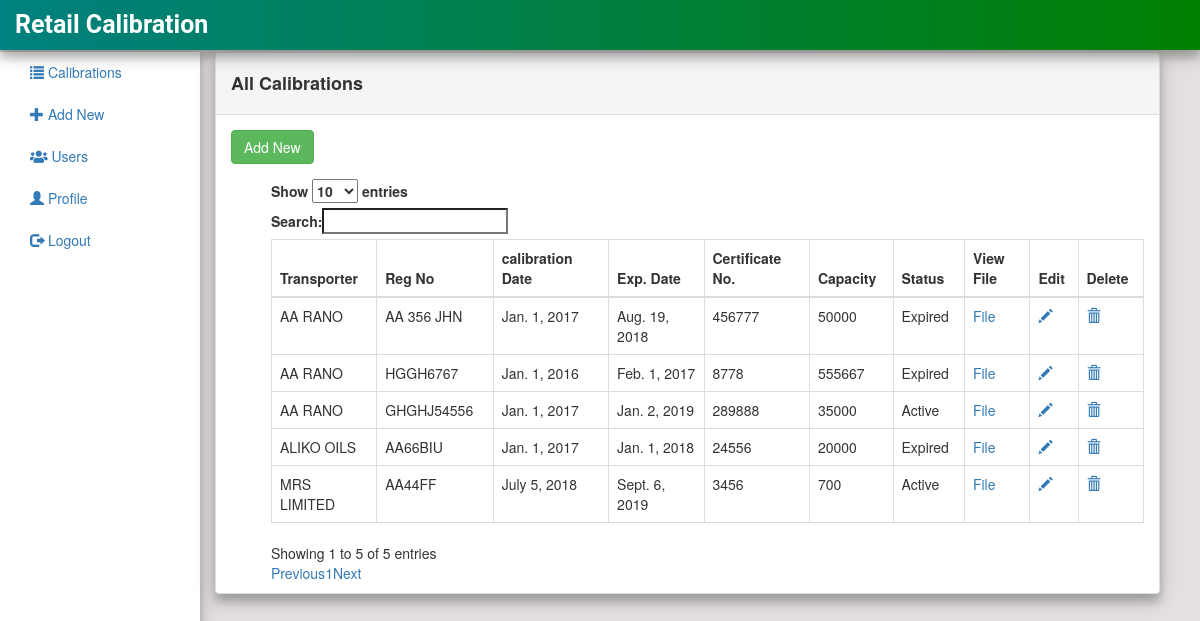
The app's page / (signed in), older data.
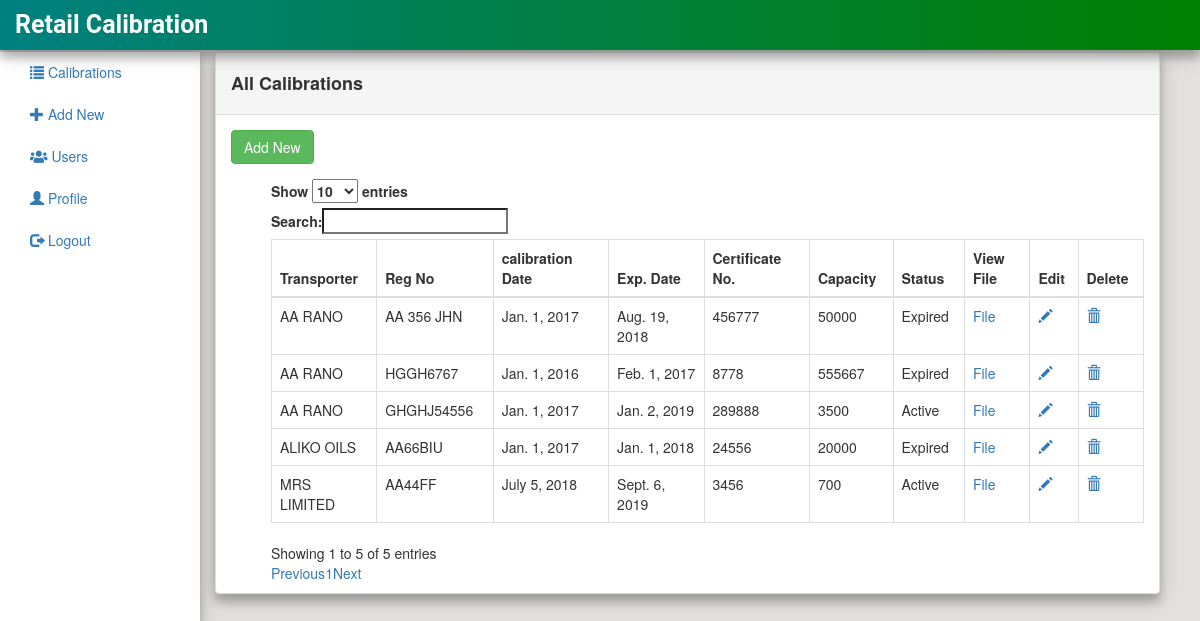
The same page, newer data.
### calibrate/models.py (models this page shows, shortened)
class Calibration(models.Model):
    first_name = models.CharField(max_length=200)
    last_name = models.CharField(max_length=200)
    GENDER_CHOICES = (
        ('M', 'MALE'),
        ('F', 'FEMALE')
    )
    gender = models.CharField(max_length = 1, choices =GENDER_CHOICES)
    STATE_CHOICE = (
        ('ABIA', 'ABIA'),
        ('ADAMAWA', 'ADAMAWA'),
        ('AKWA IBOM', 'AKWA IBOM'),
        ('KANO', 'KANO')
    )
    state = models.CharField(max_length = 20, choices = STATE_CHOICE)
    phone = models.IntegerField(blank=True, null=True)
    email = models.EmailField(max_length=200)
    tyre_make = models.CharField(max_length=200)
    tyre_guage = models.IntegerField(blank=True, null=True)
    VALVE_POSITION_CHOICES = (
        ('OPEN', 'OPEN'),
        ('CLOSE', 'CLOSE'),
        ('NONE', 'NONE')
    )
    valve_position = models.CharField(max_length =20, choices = VALVE_POSITION_CHOICES)
    job_number = models.IntegerField(blank=True, null=True)
    TANK_POSITION_CHOICES = (
        ('BALLON', 'BALLON'),
        ('SPRING', 'SPRING')
    )
    tank_position = models.CharField(max_length=200, choices=TANK_POSITION_CHOICES)
    registration_number= models.CharField(max_length=200)
    transporter = models.CharField(max_length=200)
    chasis_number = models.CharField(max_length=200)
    date_issued = models.DateField(blank=True, null=True)
    date_expired = models.DateField(blank=True, null=True)
    certificate_number = models.IntegerField(default=0)
    capacity = models.IntegerField(default=0)
    document = models.FileField(upload_to='documents')
    def status(self):
        today = datetime.date.today()
        difference = self.date_expired - today
        if difference.days <=0:
            status_code = "Expired"
        else:
            status_code = "Active"
        return status_code

### calibrate/views.py (the view)
# urls.py: path('', views.CalibrationList.as_view(), name='calibration_list'),
class CalibrationList(LoginRequiredMixin, ListView):
    model = Calibration

### calibrate/templates/calibrate/calibration_list.html
{% extends "calibrate/base.html" %}{% block content %}
<div class="col-sm-10">
    <div class="panel panel-default">
        <div class="panel-heading">
            <h4><b>All Calibrations</b></h4>
        </div>
        <div class="panel-body">
            <a class="btn btn-success" href=" {% url 'calibrate:calibration_new'%} " role="button">Add New</a>
        </div>
        <div class="container-fluid">
            <ul>
                <table class="table table-bordered" id="table_id">
                    <thead>
                        <tr>
                            <th>Transporter</th>
                            <th>Reg No</th>
                            <th>calibration Date</th>
                            <th>Exp. Date</th>
                            <th>Certificate No.</th>
                            <th>Capacity</th>
                            <th>Status</th>
                            <th>View File</th>
                            <th>Edit</th>
                            <th>Delete</th>
                        </tr>
                    </thead>
                    <tbody>
                        {% for calibration in object_list %}
                        <tr>
                            <td> {{ calibration.transporter }} </td>
                            <td> {{ calibration.registration_number}} </td>
                            <td> {{ calibration.date_issued}} </td>
                            <td> {{ calibration.date_expired}} </td>
                            <td> {{ calibration.certificate_number}} </td>
                            <td> {{ calibration.capacity}} </td>
                            <td> {{ calibration.status }} </td>
                            <td> <a href="media/{{calibration.document }}" target=blank>File</a></td>
                            <td> <a href="{% url 'calibrate:calibration_edit' calibration.id %}"><span class="glyphicon glyphicon-pencil"></span></a></td>
                            <td><a href="{% url 'calibrate:calibration_delete' calibration.id %}"><span class="glyphicon glyphicon-trash"></span></a></td>
                            {% endfor %}
                        </tr>
                    </tbody>
                </table>
            </ul>
        </div>
    </div>
    {% endblock %}

### calibrate/templates/calibrate/base.html (shortened to what this page needs)
{% load staticfiles %}
<!DOCTYPE html>
<html lang="en">
<head>
    <link rel="stylesheet" href="https://maxcdn.bootstrapcdn.com/bootstrap/3.3.7/css/bootstrap.min.css">
    <link rel="stylesheet" href="https://use.fontawesome.com/releases/v5.2.0/css/all.css">
    <link rel="stylesheet" href="{%	static 'css/bootstrap.min.css' %}">
    <link rel="stylesheet" href="{%	static 'css/mystyle.css' %}">
    <link rel="stylesheet" href="https://code.jquery.com/ui/1.10.3/themes/Accordion/jquery-ui.css">
    <link rel="stylesheet" href="https://cdn.datatables.net/plug-ins/9dcbecd42ad/integration/jqueryui/dataTables.jqueryui.css">
</head>
<nav class="navbar navbar-default navbar-fixed-top" id="header-nav">
    <div class="container-fluid">
        <div class="navbar-header">
            <a class="navbar-brand" href="/" id="navbar-brand"><strong>Retail Calibration</strong></a>
        </div>
    </div>
</nav>
<div class="col-sm-2">
    <ul class="nav nav-pills nav-stacked ">
        {% if user.is_authenticated %}
        <li>
            <a href="{% url 'calibrate:calibration_list' %} "><span class="glyphicon glyphicon-list " id="glyphicon-list "></span>  Calibrations</a>
        </li>
        <li>
            <a href="{% url 'calibrate:calibration_new'%} "><span class="glyphicon glyphicon-plus " id="glyphicon-plus "></span>  Add New</a>
        </li>
        <li>
            <a href="{% url 'calibrate:staff_list' %} "><i class="fa fa-users "></i> Users</a>
        </li>
        <li>
            <a href="{% url 'profile' %} "><span class="glyphicon glyphicon-user " id="glyphicon-edit "></span> Profile</a>
        </li>
        <li>
            <a href="{% url 'logout'%}?next={{request.path}} ">
                <span class="glyphicon glyphicon-log-out " id="glyphicon-log-out "></span> Logout</a>
        </li>
        {% endif %}
    </ul>
</div>
<div class="container-fluid">
    {% block content %} {% endblock %}
</div>
</div>
</body>
</html>

### calibrate/static/css/mystyle.css (style rules this page uses)
#header-nav { border-radius: 0%; background-color: green; border: none; background: linear-gradient(to right, teal, green); box-shadow: 0 8px 8px 0 rgba(0, 0, 0, 0.2), 0 6px 20px 0 rgba(0, 0, 0, 0.19); }
#navbar-brand { color: white; font-size: 25px; font-family: roboto; }
.col-sm-2 { box-shadow: 0 4px 8px 0 rgba(0, 0, 0, 0.19), 0 6px 20px 0 rgba(0, 0, 0, 0.19); background-color: white; margin-top: 52px; height: 1400px; }
.panel { box-shadow: 0 8px 8px 0 rgba(0, 0, 0, 0.19), 0 6px 20px 0 rgba(0, 0, 0, 0.19); margin-top: 52px; }

Row changes from the older to the newer data that the page shows:
changed Calibration "GHGHJ54556": capacity "35000" → "3500"
